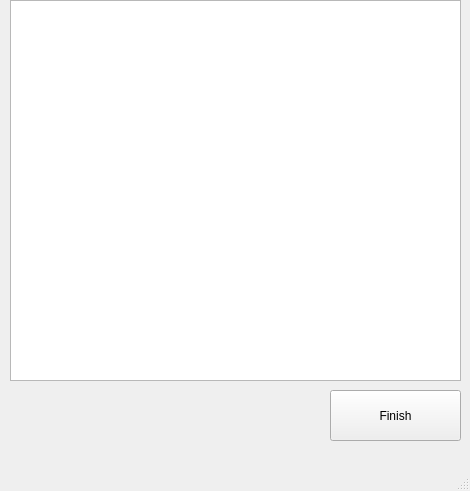
<?xml version="1.0" encoding="UTF-8"?>
<ui version="4.0">
 <class>MainWindow</class>
 <widget class="QMainWindow" name="MainWindow">
  <property name="geometry">
   <rect>
    <x>0</x>
    <y>0</y>
    <width>470</width>
    <height>491</height>
   </rect>
  </property>
  <property name="windowTitle">
   <string>MainWindow</string>
  </property>
  <widget class="QWidget" name="centralwidget">
   <widget class="PrimaryPushButton" name="configprogress_finish">
    <property name="geometry">
     <rect>
      <x>330</x>
      <y>390</y>
      <width>131</width>
      <height>51</height>
     </rect>
    </property>
    <property name="text">
     <string>Finish</string>
    </property>
   </widget>
   <widget class="StateToolTip" name="StateToolTip">
    <property name="enabled">
     <bool>true</bool>
    </property>
    <property name="geometry">
     <rect>
      <x>10</x>
      <y>390</y>
      <width>256</width>
      <height>51</height>
     </rect>
    </property>
   </widget>
   <widget class="TextEdit" name="configprogress_TextEdit">
    <property name="geometry">
     <rect>
      <x>10</x>
      <y>0</y>
      <width>451</width>
      <height>381</height>
     </rect>
    </property>
   </widget>
  </widget>
  <widget class="QMenuBar" name="menubar">
   <property name="geometry">
    <rect>
     <x>0</x>
     <y>0</y>
     <width>470</width>
     <height>21</height>
    </rect>
   </property>
  </widget>
  <widget class="QStatusBar" name="statusbar"/>
 </widget>
 <customwidgets>
  <customwidget>
   <class>PushButton</class>
   <extends>QPushButton</extends>
   <header>qfluentwidgets</header>
  </customwidget>
  <customwidget>
   <class>PrimaryPushButton</class>
   <extends>PushButton</extends>
   <header>qfluentwidgets</header>
  </customwidget>
  <customwidget>
   <class>StateToolTip</class>
   <extends>QWidget</extends>
   <header>qfluentwidgets</header>
  </customwidget>
  <customwidget>
   <class>TextEdit</class>
   <extends>QTextEdit</extends>
   <header>qfluentwidgets</header>
  </customwidget>
 </customwidgets>
 <resources/>
 <connections/>
</ui>
